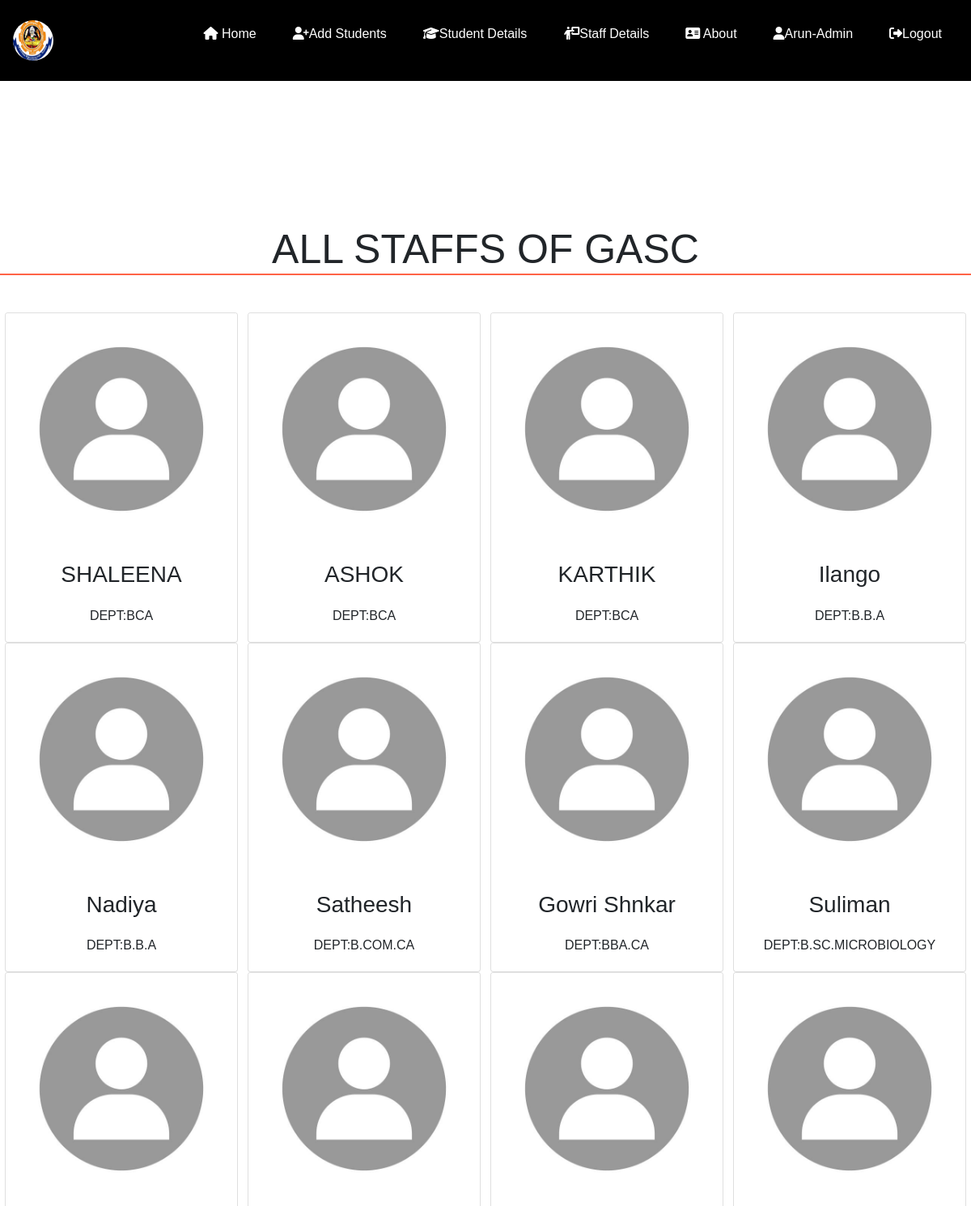
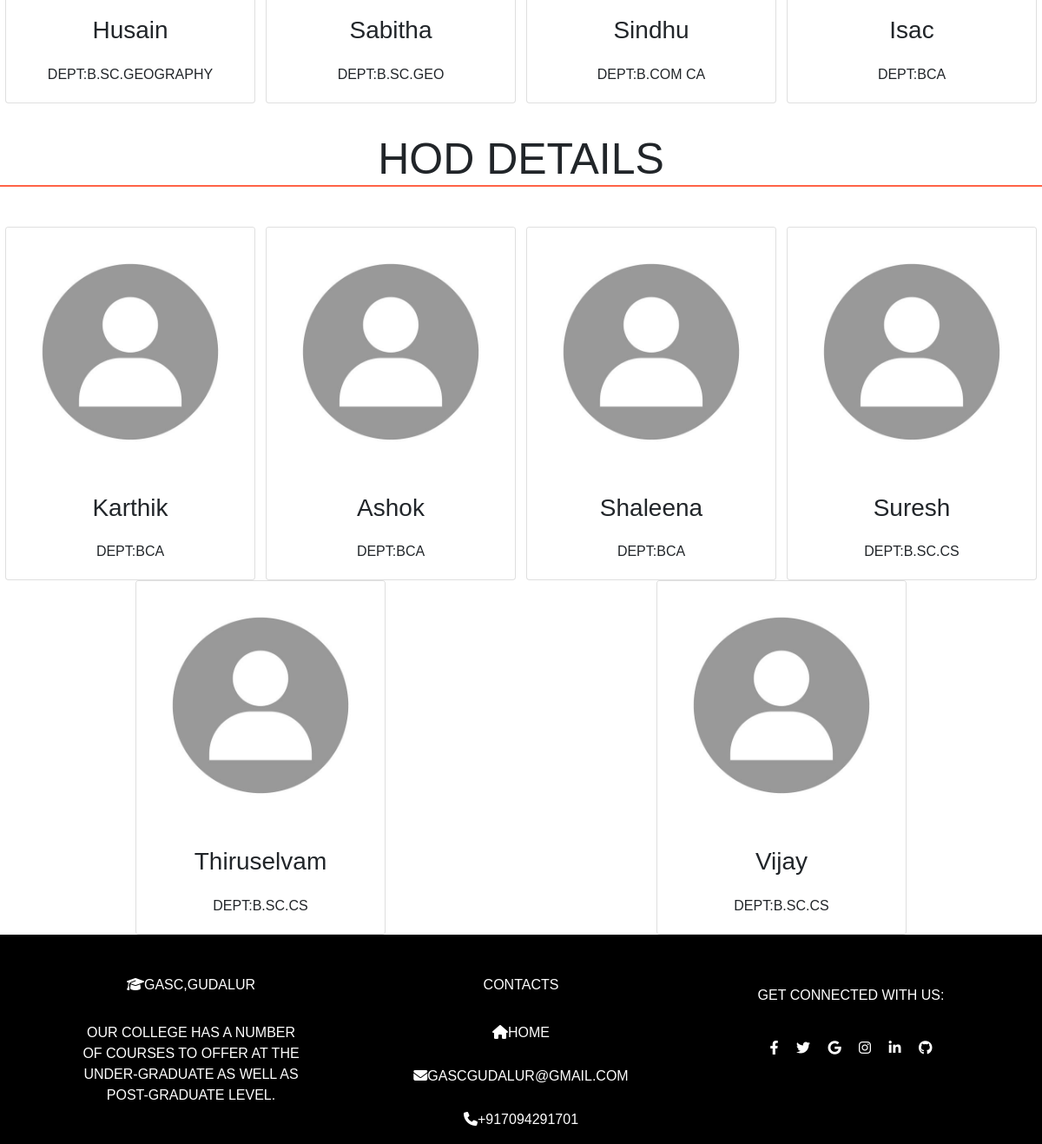
The app's page /staffdetails/ (signed in) with its own data (2 pictures, top to bottom).
### home/models.py (models this page shows, shortened)
class staffdetail(models.Model):
    staff_name=models.CharField(max_length=100)
    depts=models.ForeignKey(departments,on_delete=models.CASCADE,null=True)
    staff_image=models.ImageField(upload_to='staff_images',null=True)

class departments(models.Model):
    depts=models.CharField(max_length=100)
    def __str__(self):
        return self.depts

class hods(models.Model):
    hod_name=models.CharField(max_length=100)
    depts=models.ForeignKey(departments,on_delete=models.CASCADE,null=True)
    hod_image=models.ImageField(upload_to='hod_images',null=True)

### home/views.py (the view)
# urls.py: path('staffdetails/',views.staffdetails, name='staffdetails'),
def staffdetails(request):
    detail={
        'dict_staff':staffdetail.objects.all(),
        'hods':hods.objects.all()
    }
    return render(request,'staff details.html',detail)

### templates/staff details.html (shortened to what this page needs)
{% extends 'base.html' %}
{%block content%}
{%load static%}
<link rel="stylesheet" href="{% static 'css\staffdetail.css' %}">
<br><br><br><br><br><br><br>
<div id="head"><h1 id="heading" style="border-bottom:tomato solid 2px">all staffs of gasc </h1></div>
<br><br>
<div id="container">
    {% for i in dict_staff %}
    <div class="card" style="width: 18rem;">
        <img src="{{i.staff_image.url}}" class="card-img-top" title="{{i.staff_name}}" >
        <div class="card-body">
          <h3 class="card-title text-center" style="text-transform:capitalize;">{{i.staff_name}} </h3>
          <p class="card-text text-center">Dept:{{i.depts}}</p>
        </div>
      </div>
    {% endfor %}
</div>
<br>
<div id="head"><h1 id="heading" style="border-bottom:tomato solid 2px">hod details</h1></div>
<br><br>
<div id="container2">
    {%for i in hods%}
    <div class="card" style="width: 18rem;">
        <img src="{{i.hod_image.url}}" class="card-img-top" title="{{i.hod_name}}" >
        <div class="card-body">
          <h3 class="card-title text-center" style="text-transform:capitalize;">{{i.hod_name}}</h3>
          <p class="card-text text-center">Dept:{{i.depts}}</p>
        </div>
      </div>
    {%endfor%}
</div>
{%endblock%}

### templates/base.html (shortened to what this page needs)
{% load static %}
<!DOCTYPE html>
<html lang="en">
<head>
    <link rel="stylesheet" href="https://cdnjs.cloudflare.com/ajax/libs/font-awesome/4.7.0/css/font-awesome.min.css">
    <link rel="stylesheet" href="https://cdn.jsdelivr.net/npm/bootstrap@4.3.1/dist/css/bootstrap.min.css">
    <link rel="stylesheet" href="https://cdnjs.cloudflare.com/ajax/libs/font-awesome/6.4.0/css/all.min.css" />
    <link rel="stylesheet" href=" {% static "css\mainstyle.css" %} ">
</head>
<body>
      <header>
        <div class="navbar">
          <a href="{% url 'home' %}"><img class="logos" src=" {% static 'images\logo.png' %} " alt="" style='width:50px;height:50px;border-radius:50%'></a>
              <ul class="links">
                  <li><a href="{% url 'home' %}"><i class="fa fa-house fa-fade"></i> home</a></li>
                  <li><a href="{% url 'addstudents' %}"><i class="fa fa-user-plus "></i>add students</a></li>
                  <li><a href="{% url 'studentsdetails' %}"><i class="fa fa-graduation-cap "></i>student details</a></li>
                  <li><a href="{% url 'staffdetails' %}"><i class="fa fa-person-chalkboard "></i>staff details</a></li>
                  <li><a href="{% url 'about' %}"><i class="fa fa-address-card "></i> about</a></li>
                  {% if request.user.is_authenticated %}
                  <li><a href=""><i class="fa fa-user"></i>{{request.user}}</a></li>
                  <li><a href="{% url 'logoutpage' %}"><i class="fa fa-arrow-right-from-bracket fa-shake"></i>logout</a></li>
                  {% endif %}
              </ul>
        </div>
      </header>
    {% block content %}
    {% endblock %}
     {% include 'footer.html' %}
</body>
</html>

### static/css/mainstyle.css (style rules this page uses)
* { padding: 0; margin: 0; box-sizing: border-box; font-family: sans-serif; }
header { height: auto; width:100%; background-color:black; }
li { list-style: none; }
a { text-decoration: none; font-size: 1rem; }
.navbar { width: 100%; height: 100px; max-width: 1200px; margin: 0 auto; display: flex; align-items: center; justify-content: space-between; }
.navbar .links { display: flex; gap: 5px; text-transform: capitalize; }
.links li a { color: white; margin: 20px; text-decoration: none; }

### static/css/staffdetail.css (style rules this page uses)
* { padding: 0; margin: 0; box-sizing: border-box; }
#container,#container2 { display: flex; flex-wrap: wrap; justify-content: space-around; align-items: center; }
#item1 #image,h1,p { padding-top: 10px; text-transform: uppercase; font-family: sans-serif; }
#head { width: 100%; height: 70px; }
#heading { text-align: center; font-size: 50px; }

### records on screen
staffdetail: staff_image (picture), staff_name "SHALEENA", depts "BCA"
staffdetail: staff_image (picture), staff_name "ASHOK", depts "BCA"
staffdetail: staff_image (picture), staff_name "KARTHIK", depts "BCA"
staffdetail: staff_image (picture), staff_name "Ilango", depts "B.B.A"
staffdetail: staff_image (picture), staff_name "Nadiya", depts "B.B.A"
staffdetail: staff_image (picture), staff_name "Satheesh", depts "B.COM.CA"
staffdetail: staff_image (picture), staff_name "Gowri Shnkar", depts "BBA.CA"
staffdetail: staff_image (picture), staff_name "Suliman", depts "B.SC.MICROBIOLOGY"
staffdetail: staff_image (picture), staff_name "Husain", depts "B.SC.GEOGRAPHY"
staffdetail: staff_image (picture), staff_name "Sabitha", depts "B.SC.GEO"
staffdetail: staff_image (picture), staff_name "Sindhu", depts "B.COM CA"
staffdetail: staff_image (picture), staff_name "Isac", depts "BCA"
hods: hod_image (picture), hod_name "Karthik", depts "BCA"
hods: hod_image (picture), hod_name "Ashok", depts "BCA"
hods: hod_image (picture), hod_name "Shaleena", depts "BCA"
hods: hod_image (picture), hod_name "Suresh", depts "B.SC.CS"
hods: hod_image (picture), hod_name "Thiruselvam", depts "B.SC.CS"
hods: hod_image (picture), hod_name "Vijay", depts "B.SC.CS"

### other values on screen
{{ request.user }} "Arun-Admin"
